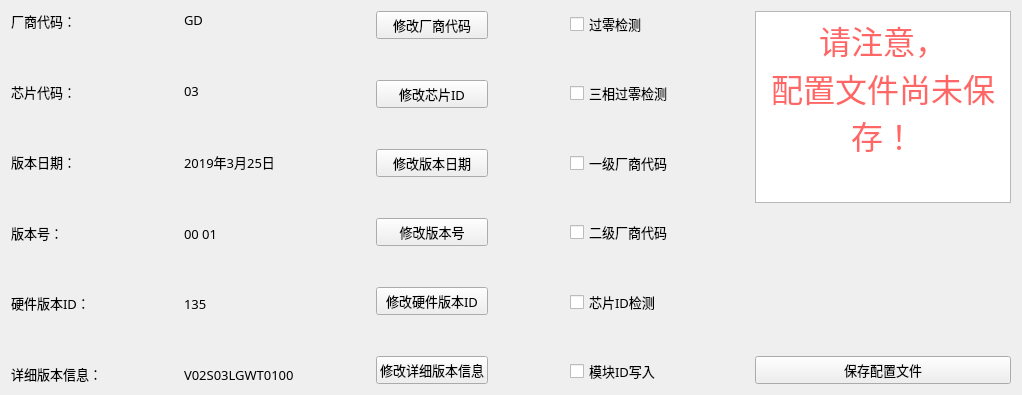
<?xml version="1.0" encoding="UTF-8"?>
<ui version="4.0">
 <class>STA_config</class>
 <widget class="QWidget" name="STA_config">
  <property name="geometry">
   <rect>
    <x>0</x>
    <y>0</y>
    <width>1022</width>
    <height>395</height>
   </rect>
  </property>
  <property name="font">
   <font>
    <family>黑体</family>
    <pointsize>10</pointsize>
    <weight>50</weight>
    <bold>false</bold>
   </font>
  </property>
  <property name="windowTitle">
   <string>STA成品工装参数配置</string>
  </property>
  <property name="windowIcon">
   <iconset resource="apprcc.qrc">
    <normaloff>:/pic/resources/windows_704px_1210167_easyicon.net.png</normaloff>:/pic/resources/windows_704px_1210167_easyicon.net.png</iconset>
  </property>
  <property name="windowOpacity">
   <double>1.000000000000000</double>
  </property>
  <property name="toolTip">
   <string/>
  </property>
  <property name="toolTipDuration">
   <number>-1</number>
  </property>
  <layout class="QGridLayout" name="gridLayout">
   <item row="0" column="0">
    <layout class="QHBoxLayout" name="horizontalLayout">
     <item>
      <layout class="QVBoxLayout" name="verticalLayout">
       <item>
        <widget class="QLabel" name="lb1">
         <property name="text">
          <string>厂商代码：</string>
         </property>
        </widget>
       </item>
       <item>
        <spacer name="verticalSpacer">
         <property name="orientation">
          <enum>Qt::Vertical</enum>
         </property>
         <property name="sizeHint" stdset="0">
          <size>
           <width>20</width>
           <height>18</height>
          </size>
         </property>
        </spacer>
       </item>
       <item>
        <widget class="QLabel" name="lb2">
         <property name="text">
          <string>芯片代码：</string>
         </property>
        </widget>
       </item>
       <item>
        <spacer name="verticalSpacer_2">
         <property name="orientation">
          <enum>Qt::Vertical</enum>
         </property>
         <property name="sizeHint" stdset="0">
          <size>
           <width>20</width>
           <height>18</height>
          </size>
         </property>
        </spacer>
       </item>
       <item>
        <widget class="QLabel" name="lb3">
         <property name="text">
          <string>版本日期：</string>
         </property>
        </widget>
       </item>
       <item>
        <spacer name="verticalSpacer_3">
         <property name="orientation">
          <enum>Qt::Vertical</enum>
         </property>
         <property name="sizeHint" stdset="0">
          <size>
           <width>20</width>
           <height>18</height>
          </size>
         </property>
        </spacer>
       </item>
       <item>
        <widget class="QLabel" name="lb4">
         <property name="text">
          <string>版本号：</string>
         </property>
        </widget>
       </item>
       <item>
        <spacer name="verticalSpacer_4">
         <property name="orientation">
          <enum>Qt::Vertical</enum>
         </property>
         <property name="sizeHint" stdset="0">
          <size>
           <width>20</width>
           <height>18</height>
          </size>
         </property>
        </spacer>
       </item>
       <item>
        <widget class="QLabel" name="lb5">
         <property name="text">
          <string>硬件版本ID：</string>
         </property>
        </widget>
       </item>
       <item>
        <spacer name="verticalSpacer_5">
         <property name="orientation">
          <enum>Qt::Vertical</enum>
         </property>
         <property name="sizeHint" stdset="0">
          <size>
           <width>20</width>
           <height>18</height>
          </size>
         </property>
        </spacer>
       </item>
       <item>
        <widget class="QLabel" name="lb6">
         <property name="text">
          <string>详细版本信息：</string>
         </property>
        </widget>
       </item>
      </layout>
     </item>
     <item>
      <spacer name="horizontalSpacer">
       <property name="orientation">
        <enum>Qt::Horizontal</enum>
       </property>
       <property name="sizeHint" stdset="0">
        <size>
         <width>40</width>
         <height>20</height>
        </size>
       </property>
      </spacer>
     </item>
     <item>
      <layout class="QVBoxLayout" name="verticalLayout_2">
       <item>
        <widget class="QLabel" name="lb7">
         <property name="text">
          <string>GD</string>
         </property>
        </widget>
       </item>
       <item>
        <spacer name="verticalSpacer_6">
         <property name="orientation">
          <enum>Qt::Vertical</enum>
         </property>
         <property name="sizeHint" stdset="0">
          <size>
           <width>17</width>
           <height>15</height>
          </size>
         </property>
        </spacer>
       </item>
       <item>
        <widget class="QLabel" name="lb8">
         <property name="text">
          <string>03</string>
         </property>
        </widget>
       </item>
       <item>
        <spacer name="verticalSpacer_7">
         <property name="orientation">
          <enum>Qt::Vertical</enum>
         </property>
         <property name="sizeHint" stdset="0">
          <size>
           <width>17</width>
           <height>15</height>
          </size>
         </property>
        </spacer>
       </item>
       <item>
        <widget class="QLabel" name="lb9">
         <property name="text">
          <string>2019年3月25日</string>
         </property>
        </widget>
       </item>
       <item>
        <spacer name="verticalSpacer_8">
         <property name="orientation">
          <enum>Qt::Vertical</enum>
         </property>
         <property name="sizeHint" stdset="0">
          <size>
           <width>17</width>
           <height>15</height>
          </size>
         </property>
        </spacer>
       </item>
       <item>
        <widget class="QLabel" name="lb10">
         <property name="text">
          <string>00 01</string>
         </property>
        </widget>
       </item>
       <item>
        <spacer name="verticalSpacer_9">
         <property name="orientation">
          <enum>Qt::Vertical</enum>
         </property>
         <property name="sizeHint" stdset="0">
          <size>
           <width>17</width>
           <height>15</height>
          </size>
         </property>
        </spacer>
       </item>
       <item>
        <widget class="QLabel" name="lb11">
         <property name="text">
          <string>135</string>
         </property>
        </widget>
       </item>
       <item>
        <spacer name="verticalSpacer_10">
         <property name="orientation">
          <enum>Qt::Vertical</enum>
         </property>
         <property name="sizeHint" stdset="0">
          <size>
           <width>17</width>
           <height>15</height>
          </size>
         </property>
        </spacer>
       </item>
       <item>
        <widget class="QLabel" name="lb12">
         <property name="text">
          <string>V02S03LGWT0100</string>
         </property>
        </widget>
       </item>
      </layout>
     </item>
     <item>
      <spacer name="horizontalSpacer_3">
       <property name="orientation">
        <enum>Qt::Horizontal</enum>
       </property>
       <property name="sizeHint" stdset="0">
        <size>
         <width>40</width>
         <height>20</height>
        </size>
       </property>
      </spacer>
     </item>
     <item>
      <layout class="QVBoxLayout" name="verticalLayout_4">
       <item>
        <widget class="QPushButton" name="bt1">
         <property name="text">
          <string>修改厂商代码</string>
         </property>
        </widget>
       </item>
       <item>
        <spacer name="verticalSpacer_11">
         <property name="orientation">
          <enum>Qt::Vertical</enum>
         </property>
         <property name="sizeHint" stdset="0">
          <size>
           <width>14</width>
           <height>15</height>
          </size>
         </property>
        </spacer>
       </item>
       <item>
        <widget class="QPushButton" name="bt2">
         <property name="text">
          <string>修改芯片ID</string>
         </property>
        </widget>
       </item>
       <item>
        <spacer name="verticalSpacer_12">
         <property name="orientation">
          <enum>Qt::Vertical</enum>
         </property>
         <property name="sizeHint" stdset="0">
          <size>
           <width>14</width>
           <height>15</height>
          </size>
         </property>
        </spacer>
       </item>
       <item>
        <widget class="QPushButton" name="bt3">
         <property name="text">
          <string>修改版本日期</string>
         </property>
        </widget>
       </item>
       <item>
        <spacer name="verticalSpacer_13">
         <property name="orientation">
          <enum>Qt::Vertical</enum>
         </property>
         <property name="sizeHint" stdset="0">
          <size>
           <width>14</width>
           <height>15</height>
          </size>
         </property>
        </spacer>
       </item>
       <item>
        <widget class="QPushButton" name="bt4">
         <property name="text">
          <string>修改版本号</string>
         </property>
        </widget>
       </item>
       <item>
        <spacer name="verticalSpacer_14">
         <property name="orientation">
          <enum>Qt::Vertical</enum>
         </property>
         <property name="sizeHint" stdset="0">
          <size>
           <width>14</width>
           <height>15</height>
          </size>
         </property>
        </spacer>
       </item>
       <item>
        <widget class="QPushButton" name="bt5">
         <property name="text">
          <string>修改硬件版本ID</string>
         </property>
        </widget>
       </item>
       <item>
        <spacer name="verticalSpacer_15">
         <property name="orientation">
          <enum>Qt::Vertical</enum>
         </property>
         <property name="sizeHint" stdset="0">
          <size>
           <width>14</width>
           <height>15</height>
          </size>
         </property>
        </spacer>
       </item>
       <item>
        <widget class="QPushButton" name="bt6">
         <property name="text">
          <string>修改详细版本信息</string>
         </property>
        </widget>
       </item>
      </layout>
     </item>
     <item>
      <spacer name="horizontalSpacer_2">
       <property name="orientation">
        <enum>Qt::Horizontal</enum>
       </property>
       <property name="sizeHint" stdset="0">
        <size>
         <width>37</width>
         <height>17</height>
        </size>
       </property>
      </spacer>
     </item>
     <item>
      <layout class="QVBoxLayout" name="verticalLayout_3">
       <item>
        <widget class="QCheckBox" name="cb1">
         <property name="text">
          <string>过零检测</string>
         </property>
        </widget>
       </item>
       <item>
        <spacer name="verticalSpacer_16">
         <property name="orientation">
          <enum>Qt::Vertical</enum>
         </property>
         <property name="sizeHint" stdset="0">
          <size>
           <width>13</width>
           <height>13</height>
          </size>
         </property>
        </spacer>
       </item>
       <item>
        <widget class="QCheckBox" name="cb2">
         <property name="text">
          <string>三相过零检测</string>
         </property>
        </widget>
       </item>
       <item>
        <spacer name="verticalSpacer_17">
         <property name="orientation">
          <enum>Qt::Vertical</enum>
         </property>
         <property name="sizeHint" stdset="0">
          <size>
           <width>13</width>
           <height>13</height>
          </size>
         </property>
        </spacer>
       </item>
       <item>
        <widget class="QCheckBox" name="cb3">
         <property name="text">
          <string>一级厂商代码</string>
         </property>
        </widget>
       </item>
       <item>
        <spacer name="verticalSpacer_18">
         <property name="orientation">
          <enum>Qt::Vertical</enum>
         </property>
         <property name="sizeHint" stdset="0">
          <size>
           <width>13</width>
           <height>13</height>
          </size>
         </property>
        </spacer>
       </item>
       <item>
        <widget class="QCheckBox" name="cb4">
         <property name="text">
          <string>二级厂商代码</string>
         </property>
        </widget>
       </item>
       <item>
        <spacer name="verticalSpacer_19">
         <property name="orientation">
          <enum>Qt::Vertical</enum>
         </property>
         <property name="sizeHint" stdset="0">
          <size>
           <width>13</width>
           <height>13</height>
          </size>
         </property>
        </spacer>
       </item>
       <item>
        <widget class="QCheckBox" name="cb5">
         <property name="text">
          <string>芯片ID检测</string>
         </property>
        </widget>
       </item>
       <item>
        <spacer name="verticalSpacer_20">
         <property name="orientation">
          <enum>Qt::Vertical</enum>
         </property>
         <property name="sizeHint" stdset="0">
          <size>
           <width>13</width>
           <height>13</height>
          </size>
         </property>
        </spacer>
       </item>
       <item>
        <widget class="QCheckBox" name="cb6">
         <property name="text">
          <string>模块ID写入</string>
         </property>
        </widget>
       </item>
      </layout>
     </item>
     <item>
      <spacer name="horizontalSpacer_4">
       <property name="orientation">
        <enum>Qt::Horizontal</enum>
       </property>
       <property name="sizeHint" stdset="0">
        <size>
         <width>13</width>
         <height>371</height>
        </size>
       </property>
      </spacer>
     </item>
     <item>
      <layout class="QVBoxLayout" name="verticalLayout_5">
       <item>
        <widget class="QTextBrowser" name="lb13">
         <property name="html">
          <string>&lt;!DOCTYPE HTML PUBLIC &quot;-//W3C//DTD HTML 4.0//EN&quot; &quot;http://www.w3.org/TR/REC-html40/strict.dtd&quot;&gt;
&lt;html&gt;&lt;head&gt;&lt;meta name=&quot;qrichtext&quot; content=&quot;1&quot; /&gt;&lt;style type=&quot;text/css&quot;&gt;
p, li { white-space: pre-wrap; }
&lt;/style&gt;&lt;/head&gt;&lt;body style=&quot; font-family:'黑体'; font-size:10pt; font-weight:400; font-style:normal;&quot;&gt;
&lt;p align=&quot;center&quot; style=&quot; margin-top:0px; margin-bottom:0px; margin-left:0px; margin-right:0px; -qt-block-indent:0; text-indent:0px;&quot;&gt;&lt;span style=&quot; font-family:'微软雅黑'; font-size:24pt; color:#ff6666;&quot;&gt;请注意，&lt;/span&gt;&lt;/p&gt;
&lt;p align=&quot;center&quot; style=&quot; margin-top:0px; margin-bottom:0px; margin-left:0px; margin-right:0px; -qt-block-indent:0; text-indent:0px;&quot;&gt;&lt;span style=&quot; font-family:'微软雅黑'; font-size:24pt; color:#ff6666;&quot;&gt;配置文件尚未保存！&lt;/span&gt;&lt;/p&gt;&lt;/body&gt;&lt;/html&gt;</string>
         </property>
        </widget>
       </item>
       <item>
        <spacer name="verticalSpacer_25">
         <property name="orientation">
          <enum>Qt::Vertical</enum>
         </property>
         <property name="sizeHint" stdset="0">
          <size>
           <width>13</width>
           <height>22</height>
          </size>
         </property>
        </spacer>
       </item>
       <item>
        <widget class="QPushButton" name="bt7">
         <property name="text">
          <string>保存配置文件</string>
         </property>
        </widget>
       </item>
      </layout>
     </item>
    </layout>
   </item>
  </layout>
 </widget>
 <resources>
  <include location="apprcc.qrc"/>
 </resources>
 <connections/>
</ui>
